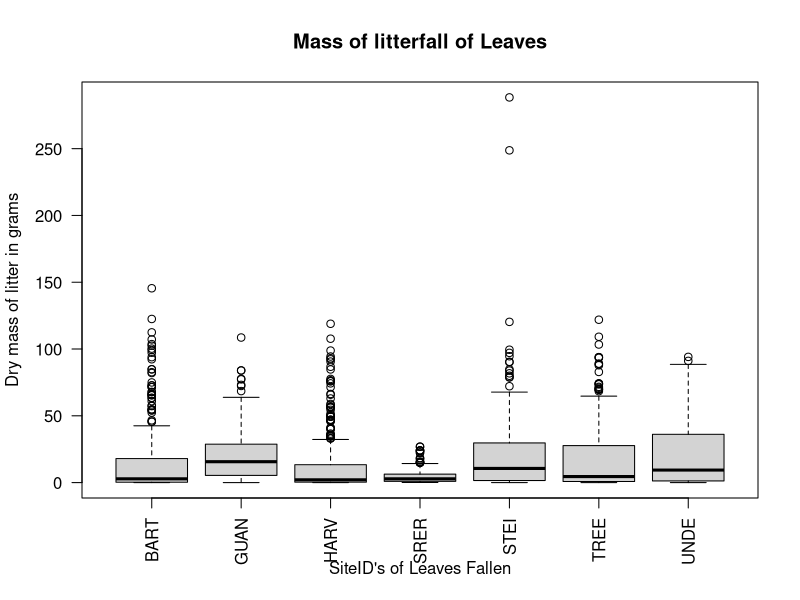

This chart was generated by the following R code:
## ---- chunk 1
knitr::opts_chunk$set(echo = TRUE)
## ---- chunk 2
# read in litterfall data
litterfall_data <- read.csv("data/ltr_massdata.csv",
                            header = TRUE)
## ---- chunk 3
# subset litterfall data to only show leaves
Leaves <- subset(litterfall_data,
                 functionalGroup == "Leaves")
## ---- chunk 4
# mass of litter by functional type
boxplot(dryMass ~ siteID,
        data = Leaves,
        main = "Mass of litterfall of Leaves",
        xlab = "SiteID's of Leaves Fallen",
        ylab = "Dry mass of litter in grams",
        las = 2)
## ---- chunk 5
# test for significance between the groups
anova(lm(dryMass ~ siteID,
         data = Leaves))
